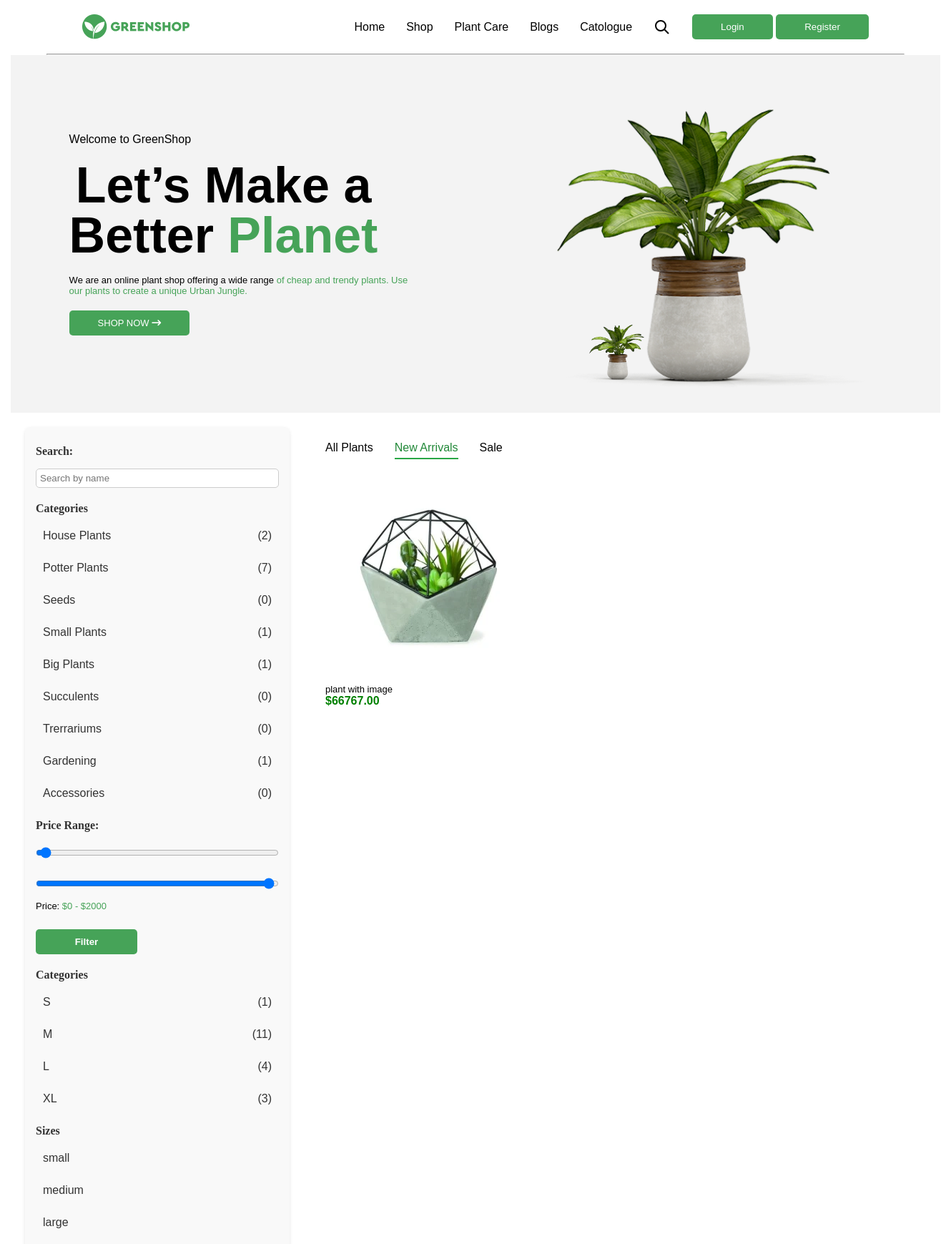
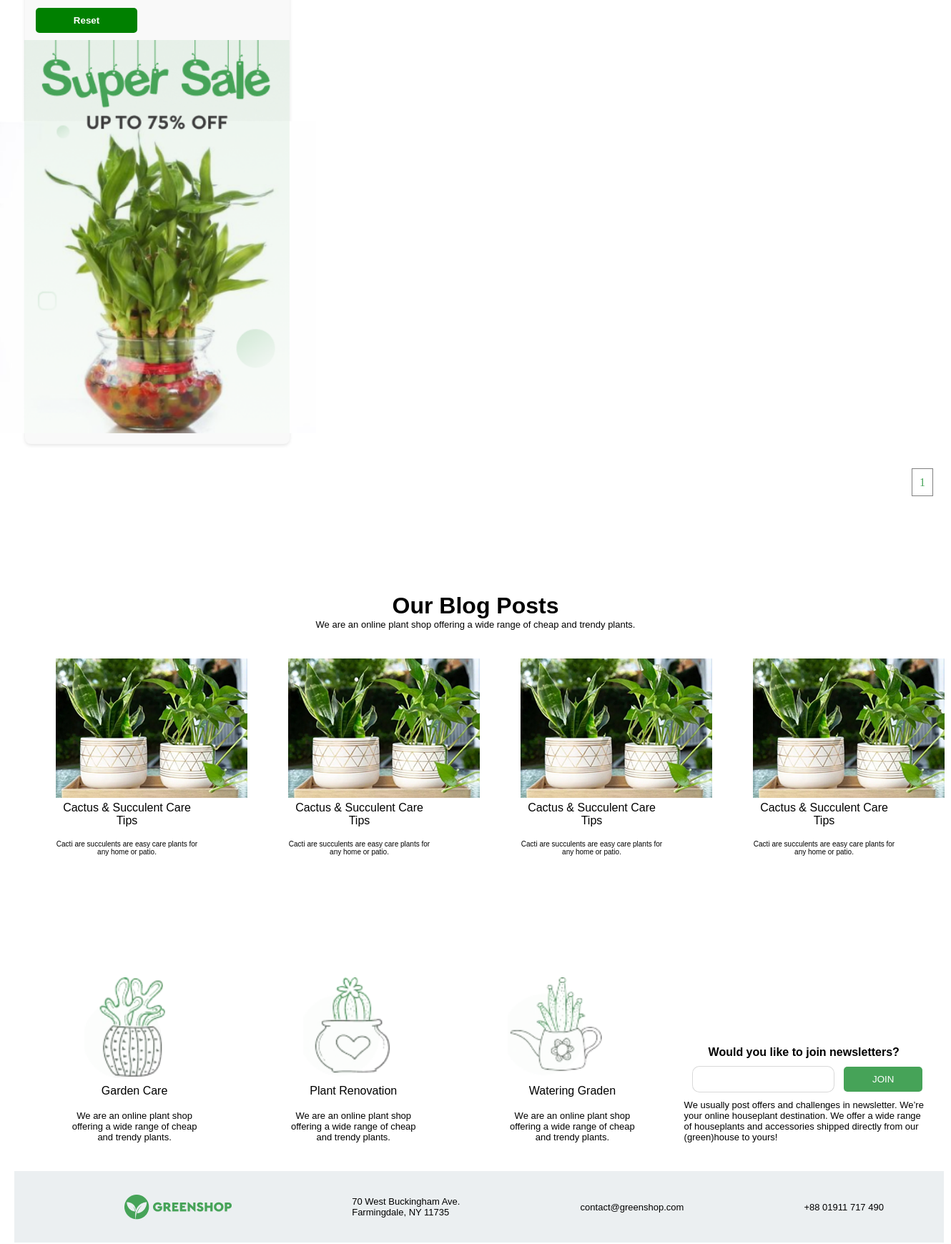
The page /plants/ (upper part) on the database its author committed (2 pictures, top to bottom).
### plant/models.py (models this page shows, shortened)
class TimeAbstract(models.Model):
    created_at = models.DateField('created', auto_now_add=True)
    updated_at = models.DateField('', auto_now=True)
    class Meta:
        abstract = True

class Category(TimeAbstract):
    class Meta:
        verbose_name_plural = 'categories'
        verbose_name = 'category'
    name = models.CharField(max_length=100)
    def __str__(self):
        return self.name

class Size(TimeAbstract):
    SMALL = 'small'
    MEDIUM = 'medium'
    LARGE = 'large'
    TYPES = [
        (SMALL,'small'),
        (MEDIUM, 'medium'),
        (LARGE, 'large')
    ]
    class Meta:
        verbose_name_plural = 'sizes'
        verbose_name = 'size'
    name = models.CharField(max_length=100)
    type = models.CharField(choices=TYPES, default=SMALL, max_length=50)
    def __str__(self):
        return self.name

class Plant(TimeAbstract):
    class Meta:
        verbose_name_plural = 'plants'
        verbose_name = 'plant'
    name = models.CharField(max_length=100)
    price = models.DecimalField(decimal_places=2, max_digits=10)
    short_description = models.TextField()
    sizes = models.ManyToManyField('plant.Size', related_name='plant')
    category = models.ForeignKey('plant.Category', on_delete=models.PROTECT, related_name='plant')
    tags = models.ManyToManyField('plant.Tag', related_name='plant')
    description = models.ForeignKey('plant.Description', on_delete=models.PROTECT)
    user =  models.ForeignKey(User, on_delete=models.PROTECT, related_name='plants', default=1)
    @property
    def image(self):
        if self.images.first():
            return self.images.first().image
        return None

class ImagePlant(TimeAbstract):
    class Meta:
        verbose_name_plural = 'images'
        verbose_name = 'image'
    plant = models.ForeignKey('plant.Plant', on_delete=models.PROTECT, related_name='images')
    image = ResizedImageField(upload_to='plant_images/', quality=90, force_format='WEBP')

class Blog(TimeAbstract):
    class Meta:
        verbose_name_plural = 'blogs'
        verbose_name = 'blog'
    name = models.CharField(max_length=100)
    description = models.TextField()
    image = models.ImageField(upload_to='blog_images/')

### plant/views.py (the view)
# urls.py: path('plants/', views.NewArrivals.as_view(), name='arrivals'),
class NewArrivals(ListView):
    template_name = 'arrivval.html'
    context_object_name = 'plants'
    paginate_by = 9
    def get_queryset(self):
        plants = Plant.objects.filter(created_at='2025-03-05')
        self.plantfilter = PlantFilter(self.request.GET, queryset=plants)
        query = self.request.GET.get('q')
        if query:
            return Plant.objects.filter(name__icontains=query)
        sizes = self.request.GET.getlist('size')
        if sizes:
            plants = plants.filter(sizes__id__in=sizes)
        return self.plantfilter.qs
    def get_context_data(self, **kwargs):
        context = super().get_context_data(**kwargs)
        context['blogs'] = Blog.objects.all()
        context['categories'] = Category.objects.annotate(plant_count=Count('plant'))
        context['sizes'] = Size.objects.annotate(plant_count=Count('plant'))
        context['size_objects'] = Size.SMALL, Size.MEDIUM, Size.LARGE
        context['form'] = CustomUserCreationForm
        context['forms'] = LoginForm
        context['filter'] = self.plantfilter
        return context

### templates/arrivval.html (shortened to what this page needs)
{% extends 'main.html' %}
{% block content %}
  <div class="container">
    <section class="slider container">
      <div class="slides ">
        <div class="container-media container slide">
          <div class="display first-block">
            <div class="col-display">
              <h3>Welcome to GreenShop</h3>
              <h1 class="big-text">
                Let’s Make a <br />Better <span>Planet</span>
            </h1>
            <p class="start">
              We are an online plant shop offering a wide range <span>
                of cheap and trendy plants. Use
                <br />our plants to create a unique Urban Jungle.
              </span>
            </p>
            <a href="{% url 'catologue' %}">
              <button class="display"><p>SHOP NOW <i class="fa-solid fa-arrow-right-long"></i></p></button>
            </a>
          </div>
          <div class="display-gap">
            <div class="big-plant"></div>
          </div>
        </div>
      </div>
      <div class="container-media slide">
        <div class="display first-block">
          <div class="display-gap">
            <div class="min-plant"></div>
          </div>
        </div>
      </div>
    </div>
  </section>
</div>
<div class="display2 containers mi pad-20">
    <form method="get" class="filter-form">
      <label for="id_name">Search:</label>
      {{ filter.form.name }}
      <div class="filter-categories">
        <label for="id_name">Categories</label>
        {% for category in categories %}
            <a href="?category={{ category.id }}" class="{% if request.GET.category == category.id|stringformat:"s" %}active{% endif %}">
                <div class="display-cat align-center gap-200">
                  <div>
                    {{ category.name }}
                  </div>
                  <div>
                    ({{ category.plant_count }})
                  </div>
                </div>
            </a>
        {% endfor %}
    </div>
    <label>Price Range:</label>
    <input type="range" id="price_min" name="old_price_min" min="0" max="2000" step="10" value="{{ request.GET.old_price_min|default:0 }}">
    <input type="range" id="price_max" name="old_price_max" min="0" max="2000" step="10" value="{{ request.GET.old_price_max|default:2000 }}">
    <p>Price: <span id="price_display">${{ request.GET.old_price_min|default:0 }} - ${{ request.GET.old_price_max|default:2000 }}</span></p>
    <button type="submit" class="">Filter</button>
    <div class="filter-categories">
      <label for="">Categories</label>
      {% for size in sizes %}
          <a href="?sizes={{ size.id }}" class="{% if request.GET.sizes == size.id|stringformat:"s" %}active{% endif %}">
              <div class="display-cat align-center gap-200">
                <div>
                  {{ size.name }}
                </div>
                <div>
                  ({{ size.plant_count }})
                </div>
              </div>
          </a>
      {% endfor %}
  </div>
   <div class="filter-categories">
    <label for="id_name">Sizes</label>
    {% for size in size_objects %}
        <a href="">{{ size }}</a>
    {% endfor %}
  </div>
      <button type="reset" class="btn btn-success"><a class="white" href="{% url "home" %}">Reset</a></button>
      <div class="sale pad-0"></div>
    </form>
    <div class="col-display cent">
      <div class="text-center display-gap pad-top-20 links">
        <a class="" href="{% url "home" %}">All Plants</a>
        <a class="active" href="{% url "arrivals" %}">New Arrivals</a>
        <a href="">Sale</a>
      </div>
      <div class="card-plant display-plant media-container-small">
        {% for plant in plants %}
        <a href="{% url 'detail_plant' plant.id %}">
        <div>
          <img class="card" src="{{ plant.image.url }}" alt="" />
            <p>{{ plant.name }}</p>
            <h4 class="green">${{ plant.price }}</h4>
          </div>
        </a>
        {% endfor %}
      </div>
    </div>
  </div>
  <div class="paginations">
    {% include 'companents/pagination.html' %}
  </div>
  <div class="pad-top-20 pad-200 media-none">
  </div>
  <div class="container">
    <center>
      <h1>Our Blog Posts</h1>
      <p>We are an online plant shop offering a wide range of cheap and trendy plants.</p>
    </center>
    <div class="display3 text-center media-container pad-top-20">
      {% for blog in blogs|slice:':4' %}
        <a href="{% url 'detail_blog' blog.id %}">
          <div class="pad-top-20 blog">
            <img src="{{ blog.image.url }}" alt="" />
            <h3>{{ blog.name }}</h3>
            <br /><p>{{ blog.description }}</p>
          </div>
        </a>
      {% endfor %}
    </div>
  </div>
{% endblock %}

### static/static_dirs/css/main.css (style rules this page uses)
* { margin: 0; box-sizing: border-box; }
.text-center { text-align: center; }
.display-cat { display: flex; max-width: 500px; justify-content: space-between; }
.gap-200 { gap: 200px; }
.text-center p { font-size: 10px; }
.container { width: 1300px; margin: 0 auto; }
.container-media { width: 1300px; margin: 0 auto; }
.containers { max-width: 1300px; width: 100%; margin: 0 auto; padding: 0 15px; }
.pad-20 { padding: 20px; }
.pad-200 { padding: 100px; }
.align-center { align-items: center; }
.col-display { display: flex; flex-direction: column; gap: 20px; align-items: start; }
.start { text-align: start; }
.display { display: flex; justify-content: space-around; align-items: center; }
.display2 { display: flex; align-items: start; gap: 50px; }
.display3 { display: flex; justify-content: space-around; align-items: center; }
.display-plant { display: grid; grid-template-columns: repeat(3, 1fr); gap: 40px; flex: 1; }
.display-gap { display: flex; gap: 30px; align-items: center; }
.card { padding: 20px 20px; background-color: #ffffff; }
img { max-width: 300px; max-height: 300px; }
.sale { background-image: url(../images/sale.png); background-position: center; background-repeat: no-repeat; background-size: cover; width: 443px; height: 550px; margin-left: -51px; }
.pad-0 { padding: 0; }
ul, li, a { text-decoration: none; font-family: Cera Pro, sans-serif; color: black; list-style: none; }
.links a { text-decoration: none; padding-bottom: 5px; border-bottom: 2px solid transparent; }
.links a:hover, .links a.active { color: #218838; border-bottom: 2px solid #28a745; }
p { font-family: Cera Pro, sans-serif; font-size: 13px; }
h1 { font-family: Cera Pro, sans-serif; }
h4 { font-family: Cera Pro, sans-serif; }
span { color: #46A358; }
h3 { font-family: Cera Pro, sans-serif; font-size: 16px; font-weight: 500; line-height: 18px; }
.big-text { font-size: 70px; font-family: Cera Pro, sans-serif; font-weight: 900; size: 70px; line-height: 70px; }
button { background-color: #46A358; padding: 10px 40px; border: none; border-radius: 5px; color: white; max-width: 200px; }
.btn { padding: 10px 15px; background-color: green; color: white; border: none; cursor: pointer; }
.slider { position: relative; width: 100%; overflow: hidden; }
.slides { display: flex; transition: transform 0.5s ease-in-out; }
.slide { min-width: 100%; box-sizing: border-box; text-align: center; }
.big-plant { background-image: url(../images/pl.png); background-position: center; background-repeat: no-repeat; background-size: cover; width: 500px; height: 500px; }
.min-plant { background-image: url(../images/pl.png); background-position: center; background-repeat: no-repeat; background-size: cover; width: 100px; height: 100px; position: absolute; top: 362px; left: 800px; }
.first-block { background-color: rgb(243, 243, 243); }
.green { color: green; }
.paginations { text-align: end; padding: 20px; margin: 5px; }
.white { color: white; }
.blog { max-width: 200px; }
.pad-top-20 { padding-top: 20px; }
.filter-form { background: #f8f9fa; padding: 15px; border-radius: 8px; box-shadow: 0 2px 5px rgba(0, 0, 0, 0.1); max-width: 370px; }
.filter-form label { font-weight: bold; margin-top: 10px; display: block; color: #333; }
.filter-form input, .filter-form select { width: 100%; padding: 8px; margin-top: 5px; border: 1px solid #ccc; border-radius: 5px; }
.filter-form button { color: white; font-weight: bold; border: none; cursor: pointer; margin-top: 15px; padding: 10px; max-width: 142px; }
.filter-form { display: flex; flex-direction: column; gap: 10px; padding: 15px; border-radius: 8px; background-color: #f9f9f9; }
.filter-form label { font-weight: bold; }
.filter-form input, .filter-form select { padding: 5px; border-radius: 5px; border: 1px solid #ccc; }
.filter-categories { display: flex; gap: 15px; flex-direction: column; }
.filter-categories a { text-decoration: none; color: #333; padding: 5px 10px; border-bottom: 2px solid transparent; transition: all 0.3s ease; }
label { display: block; margin-top: 10px; font-weight: bold; }

### rows shown on the page
Category: name "House Plants", plant_count "2"
Category: name "Potter Plants", plant_count "7"
Category: name "Seeds", plant_count "0"
Category: name "Small Plants", plant_count "1"
Category: name "Big Plants", plant_count "1"
Category: name "Succulents", plant_count "0"
Category: name "Trerrariums", plant_count "0"
Category: name "Gardening", plant_count "1"
Category: name "Accessories", plant_count "0"
Size: name "S", plant_count "1"
Size: name "M", plant_count "11"
Size: name "L", plant_count "4"
Size: name "XL", plant_count "3"
Plant: image (picture), name "plant with image", price "66767.00"
Blog: image (picture), name "Cactus & Succulent Care Tips", description "Cacti are succulents are easy care plants for any home or patio."
Blog: image (picture), name "Cactus & Succulent Care Tips", description "Cacti are succulents are easy care plants for any home or patio."
Blog: image (picture), name "Cactus & Succulent Care Tips", description "Cacti are succulents are easy care plants for any home or patio."
Blog: image (picture), name "Cactus & Succulent Care Tips", description "Cacti are succulents are easy care plants for any home or patio."

### other values the page prints
{{ request.GET.old_price_min|default:0 }} "0"
{{ request.GET.old_price_max|default:2000 }} "2000"
{{ size }} "small" "medium" "large"
{{ num }} "1"
